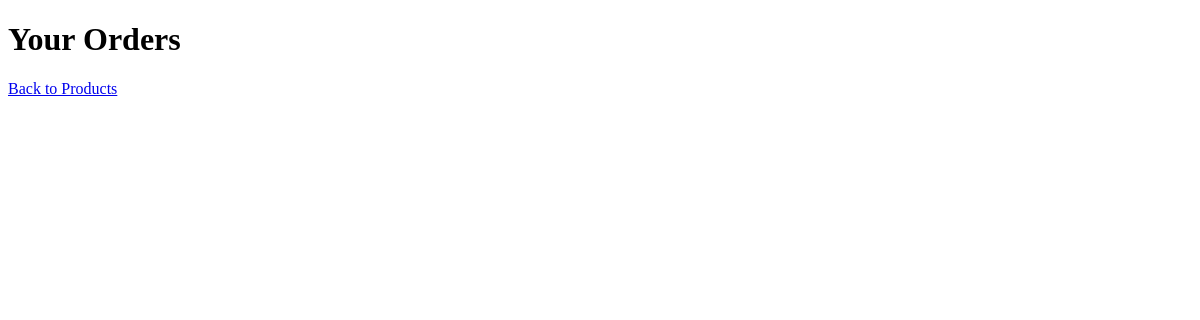
/orders/, run on an earlier commit of the app's database.
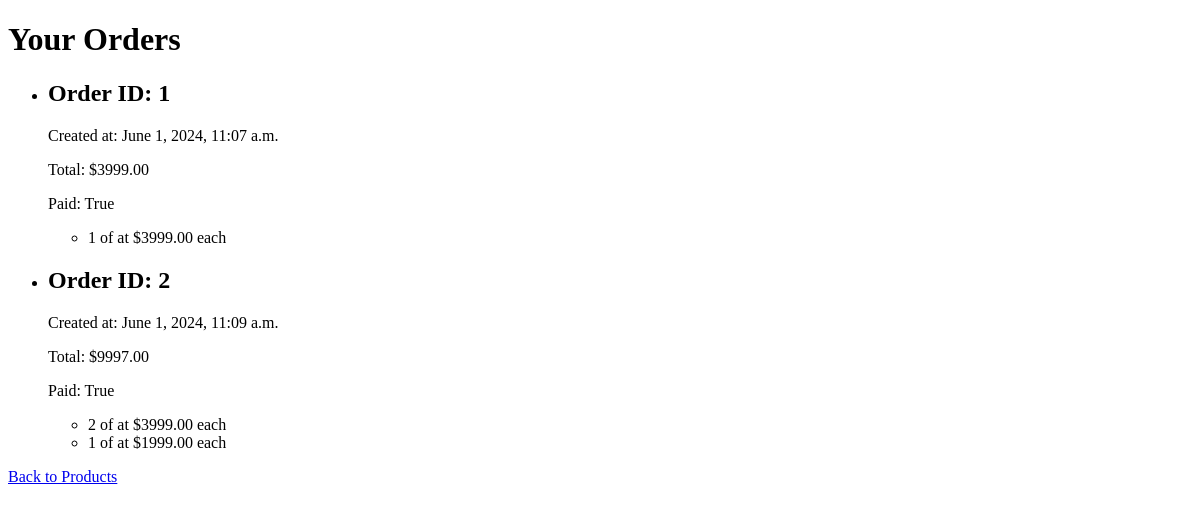
And on a later commit of the database.
### shop/models.py (models this page shows, shortened)
class Order(models.Model):
    created_at=models.DateTimeField(auto_now_add=True)
    total_price = models.DecimalField(max_digits=10, decimal_places=2)
    name=models.CharField(max_length=150,default="")
    email=models.EmailField(max_length=50,default="")
    phone=models.CharField(max_length=20,default="")
    address=models.CharField(max_length=500,default="")
    paid=models.BooleanField(default=False)

class OrderItem(models.Model):
    order=models.ForeignKey(Order,related_name='items',on_delete=models.CASCADE)
    product=models.ForeignKey(Product,on_delete=models.CASCADE)
    quantity = models.PositiveIntegerField()
    price = models.DecimalField(max_digits=10, decimal_places=2)

### shop/views.py (the view)
# urls.py: path('orders/', views.order_list, name='order_list'),
def order_list(request):
    orders = Order.objects.filter(paid=True)
    return render(request, 'shop/order_list.html', {'orders': orders})

### shop/templates/shop/order_list.html (shortened to what this page needs)
<!DOCTYPE html>
<html>
<head>
</head>
<body>
    <h1>Your Orders</h1>
    <ul>
        {% for order in orders %}
            <li>
                <h2>Order ID: {{ order.id }}</h2>
                <p>Created at: {{ order.created_at }}</p>
                <p>Total: ${{ order.total_price }}</p>
                <p>Paid: {{ order.paid }}</p>
                <ul>
                    {% for item in order.items.all %}
                        <li>{{ item.quantity }} of {{ item.product.name }} at ${{ item.price }} each</li>
                    {% endfor %}
                </ul>
            </li>
        {% endfor %}
    </ul>
    <a href="{% url 'index' %}">Back to Products</a>
</body>
</html>

What changed in the data, as far as the page shows it:
added Order: id "1", created_at "June 1, 2024, 11:07 a.m.", total_price "3999.00", paid "True"
added OrderItem: quantity "1", price "3999.00"
added Order: id "2", created_at "June 1, 2024, 11:09 a.m.", total_price "9997.00", paid "True"
added OrderItem: quantity "2", price "3999.00"
added OrderItem: quantity "1", price "1999.00", shown under "2"
